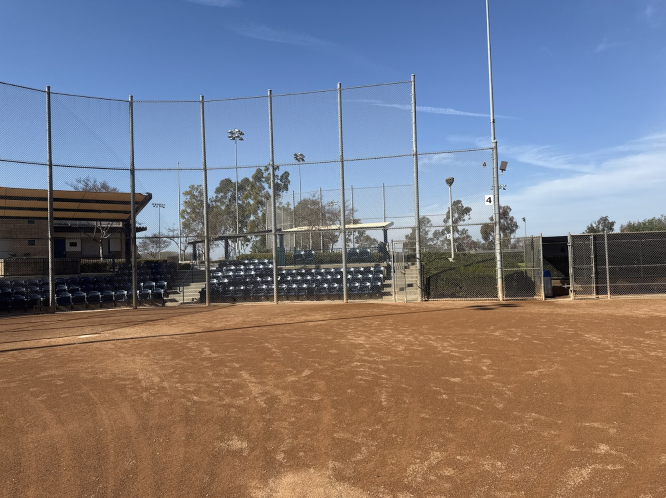
#> input picture images/test3.png, 1332 x 996 px (shown at 1/2 size)
$ jupyter execute --allow-errors blob_detection_2.ipynb   (shell and % lines are left out)
#> lines starting #> are read from the running program, lines starting #| are printed output that depends on the picture; after the words box and inside, x2 and y2 are one past the last pixel; in counts of white or black regions, pixels touching at a corner belong together
[cell 1]

import cv2
import numpy as np
import matplotlib.pyplot as plt

import sys

[cell 2]
import cv2
import numpy as np

# [107 lines left out: functions custom_home_plate_find, find_home_plate, verify_home_plate, custom_process_light_index_hsv_value_baseball, not called in this run]

[cell 3]
def find_home_plate(mat_bgr, hsv_value):
    b2k_image = False
    min_area = 300

    print(f"Image Width {mat_bgr.shape[1]} Height {mat_bgr.shape[0]}")

    if mat_bgr.shape[1] < 2600:
        mat_bgr = cv2.resize(mat_bgr, None, fx=2, fy=2, interpolation=cv2.INTER_LINEAR)

    if mat_bgr.shape[1] < 2600:
        b2k_image = True
        min_area //= 2

    hsv_frame = cv2.cvtColor(mat_bgr, cv2.COLOR_BGR2HSV)
    lower_bound = np.array([0, 25, hsv_value])
    upper_bound = np.array([30, 70, 255])

    hsv_frame = cv2.inRange(hsv_frame, lower_bound, upper_bound)
    kernel = cv2.getStructuringElement(cv2.MORPH_RECT, (2, 2))
    hsv_frame = cv2.morphologyEx(hsv_frame, cv2.MORPH_OPEN, kernel)
    hsv_frame = cv2.morphologyEx(hsv_frame, cv2.MORPH_DILATE, kernel)
    hsv_frame = cv2.bitwise_not(hsv_frame)

    resize_image = cv2.resize(hsv_frame, None, fx=0.5, fy=0.5)
    im_rgb = cv2.cvtColor(resize_image, cv2.COLOR_BGR2RGB)
    plt.imshow(im_rgb)

    plt.axis('off')  # Hide axes
    plt.show()
    # cv2.waitKey(0)
    # cv2.destroyAllWindows()

    params = cv2.SimpleBlobDetector_Params()
    params.maxArea = 1200
    params.minThreshold = 254
    params.maxThreshold = 255
    params.minRepeatability = 1
    params.filterByArea = True
    params.minArea = min_area
    params.filterByCircularity = True
    params.minCircularity = 0.15
    params.maxCircularity = 0.40
    params.filterByConvexity = True
    params.minConvexity = 0.85
    params.maxConvexity = 1.0
    params.filterByInertia = False

    detector = cv2.SimpleBlobDetector_create(params)
    keypoints = detector.detect(hsv_frame)

    print(f"Keypoints found {len(keypoints)}")
    keypoint_list = [kp for kp in keypoints if verify_home_plate(hsv_frame, kp)]

    for key in keypoint_list:
        print(f"Keypoint found size {key.size} x {key.pt[0]} y {key.pt[1]} angle {key.angle}")

    image_with_keypoints = cv2.drawKeypoints(mat_bgr, keypoints, None, (0, 0, 255), cv2.DRAW_MATCHES_FLAGS_DRAW_RICH_KEYPOINTS)
    image_with_keypoints = cv2.resize(image_with_keypoints, None, fx=0.5, fy=0.5)
    im_rgb = cv2.cvtColor(image_with_keypoints, cv2.COLOR_BGR2RGB)
    plt.imshow(im_rgb)
    plt.axis('off')  # Hide axes
    plt.show()
    # cv2.waitKey(0)
    # cv2.destroyAllWindows()

def custom_process_light_index_hsv_value_baseball(mat_bgr):
    if mat_bgr.shape[1] < 2600:
        mat_bgr = cv2.resize(mat_bgr, None, fx=2, fy=2, interpolation=cv2.INTER_LINEAR)

    mat_bgr_roi = mat_bgr[1800:mat_bgr.shape[0], 800:1600]
    mat_hsv = cv2.cvtColor(mat_bgr_roi, cv2.COLOR_BGR2HSV)

    hist = cv2.calcHist([mat_hsv], [2], None, [256], [0, 256])
    hist = cv2.normalize(hist, hist, 1, 100, cv2.NORM_MINMAX)

    value_index = 200
    for i in range(256):
        if hist[i][0] >= 98:
            value_index = i
            break

    print(f"Index where value is 98: {value_index}")
    return value_index + 10

def verify_home_plate(image, key):
    gray = image.copy()
    blurred = cv2.GaussianBlur(gray, (5, 5), 0)
    edges = cv2.Canny(blurred, 50, 150)
    contours, _ = cv2.findContours(edges, cv2.RETR_EXTERNAL, cv2.CHAIN_APPROX_SIMPLE)

    for contour in contours:
        approx = cv2.approxPolyDP(contour, 0.02 * cv2.arcLength(contour, True), True)
        if len(approx) == 4:
            area = cv2.contourArea(contour)
            if area > 300:
                rect = cv2.boundingRect(approx)
                cv2.rectangle(image, (rect[0], rect[1]), (rect[0] + rect[2], rect[1] + rect[3]), (0, 255, 0), 4)
                print(f"Rectangle found, area {area}")
                if rect[2] > rect[3]:
                    print("*** Rectangle width > height")
    return True

[cell 4]
def find_home_plate_with_hsv_balancing(image_path):
    print(f"FileName {image_path}")

    mat_bgr = cv2.imread(image_path)

    if mat_bgr is None or mat_bgr.size == 0:
        print("NOT OPENED")
        return

    hsv_value = custom_process_light_index_hsv_value_baseball(mat_bgr)
    if hsv_value < 160:
        hsv_value = 160

    print(f"Calculated HSV Value: {hsv_value}")
    find_home_plate(mat_bgr, hsv_value)

def find_home_plate_with_hsv_balancing_from_mat(mat_bgr):
    if mat_bgr is None or mat_bgr.size == 0:
        print("NOT OPENED")
        return

    hsv_value = custom_process_light_index_hsv_value_baseball(mat_bgr)
    if hsv_value < 160:
        hsv_value = 160

    print(f"Calculated HSV Value: {hsv_value}")
    find_home_plate(mat_bgr, hsv_value)

[cell 5]
find_home_plate_with_hsv_balancing('../images/test0.jpg')

[cell 6]
find_home_plate_with_hsv_balancing('../images/test3.png')
#> call 2 of find_home_plate_with_hsv_balancing, with image_path = '../images/test3.png'
#> in find_home_plate_with_hsv_balancing, mat_bgr is the input picture: shape (996, 1332, 3); mean B, G, R 126.6, 121.3, 125.7
#> in custom_process_light_index_hsv_value_baseball, `mat_bgr_roi = mat_bgr[1800:mat_bgr.shape[0], 800:1600]`:
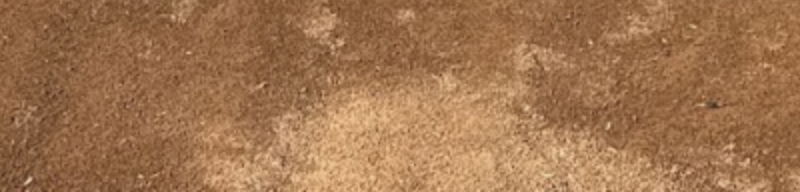
#> mat_bgr_roi: shape (192, 800, 3); mean of channels 0, 1, 2 79.8, 116.7, 160.5; drawn as B, G, R
#> in custom_process_light_index_hsv_value_baseball, `hist = cv2.calcHist([mat_hsv], [2], None, [256], [0, 256])`: hist = 256 values, max 3359 at index 148, min 0 at index 0, mean 600
#> in custom_process_light_index_hsv_value_baseball, `hist = cv2.normalize(hist, hist, 1, 100, cv2.NORM_MINMAX)`: hist = 256 values, max 100 at index 148, min 1 at index 0, mean 18.68
#> in find_home_plate_with_hsv_balancing (call 2), `hsv_value = custom_process_light_index_hsv_value_baseball(mat_bgr)`: hsv_value = 157
#| Image Width 1332 Height 996
#> in find_home_plate, `hsv_frame = cv2.bitwise_not(hsv_frame)`:
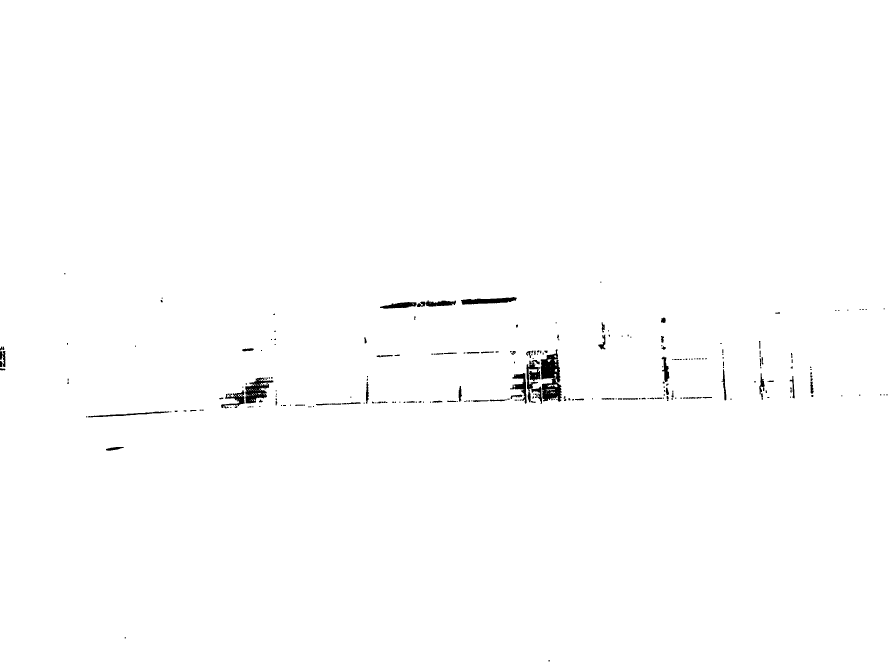
#> hsv_frame: shape (1992, 2664) (shown at 1/3 size); 99.4% white; 268 black regions (134 under 20 px), largest, box (x1, y1, x2, y2) and area: (1622, 1048, 1685, 1205) 6138, (736, 1133, 820, 1210) 3264, (1383, 891, 1550, 914) 2246
#> in find_home_plate, `keypoints = detector.detect(hsv_frame)`: keypoints = 2 keypoints; (x, y, size): (1101, 1179, 34.3), (342, 1346, 29.7)
#| Keypoints found 2
#> in verify_home_plate, `edges = cv2.Canny(blurred, 50, 150)`:
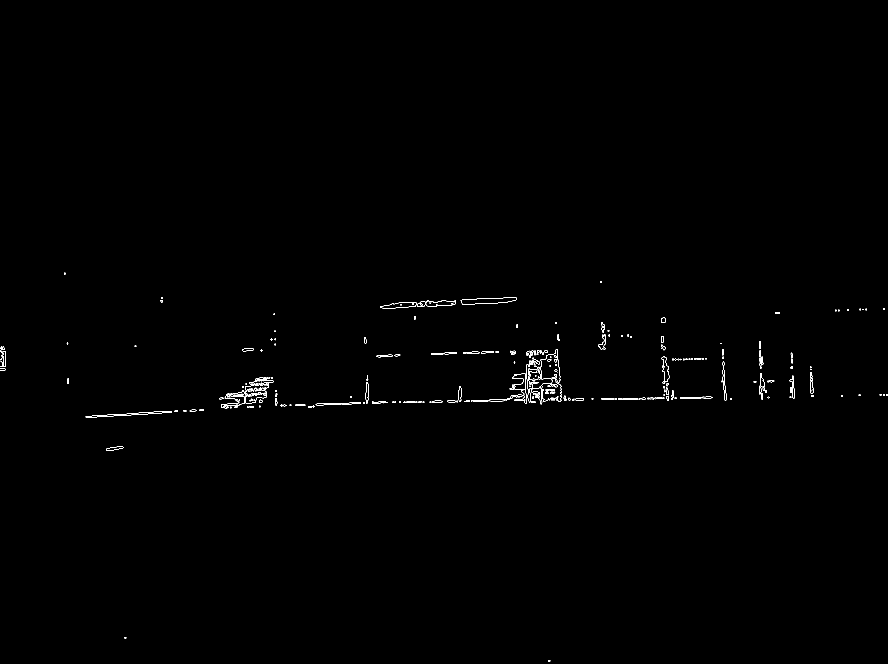
#> edges: shape (1992, 2664) (shown at 1/3 size); 0.25% white in thin lines or dots, all inside (x1, y1, x2, y2) = (0, 818, 2664, 1985)
#> in verify_home_plate, `contours, _ = cv2.findContours(edges, cv2.RETR_EXTERNAL, cv2.CHAIN_APP..`: contours = 243 contours, 135 with area under 20; largest, box (x1, y1, x2, y2) and area: (1579, 1048, 1685, 1213) 7656, (1382, 891, 1550, 914) 2233, (1529, 1119, 1580, 1211) 1607, (1251, 900, 1368, 921) 1408, (1140, 906, 1250, 926) 1311
#> the loop in verify_home_plate, `for contour in contours:` made 243 passes
#> (area, rect) on passes 123, 237, 241: (368, (1098, 1146, 8, 65)), (1311, (1140, 909, 110, 15)), (2233, (1382, 893, 168, 21))
#> (printed output is left out)
#> after the loop in verify_home_plate, `for contour in contours:`:
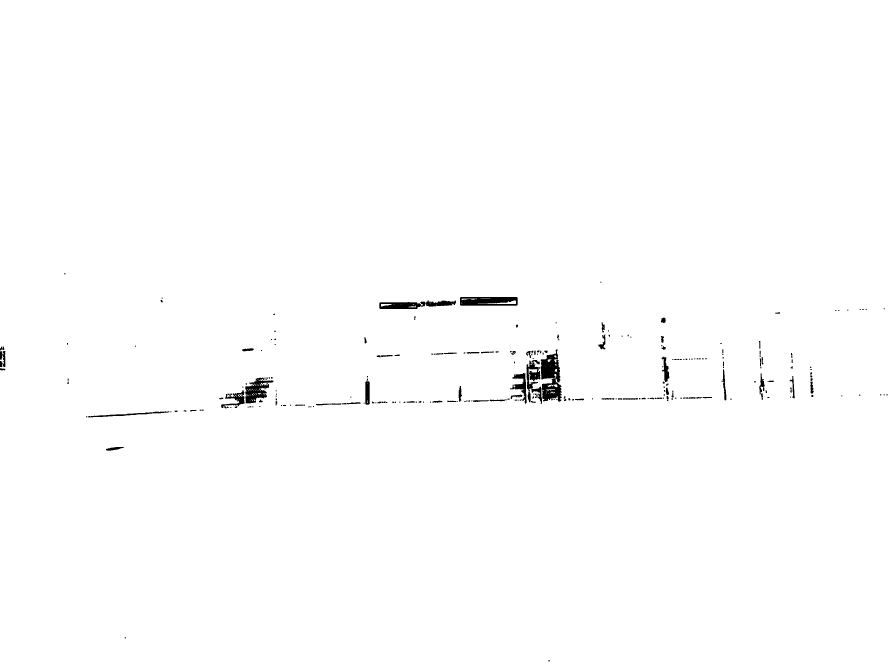
#> image: shape (1992, 2664) (shown at 1/3 size); 99.3% white; 267 black regions (134 under 20 px), largest, box (x1, y1, x2, y2) and area: (1622, 1048, 1685, 1205) 6138, (1380, 891, 1553, 917) 3930, (736, 1133, 820, 1210) 3264
#> in verify_home_plate (call 2), `contours, _ = cv2.findContours(edges, cv2.RETR_EXTERNAL, cv2.CHAIN_APP..`: contours = 242 contours, 135 with area under 20; largest, box (x1, y1, x2, y2) and area: (1579, 1048, 1685, 1213) 7656, (1379, 890, 1553, 917) 4477, (1137, 900, 1368, 927) 3691, (1529, 1119, 1580, 1211) 1607, (257, 1233, 515, 1253) 1080
#> the loop in verify_home_plate (call 2), `for contour in contours:` made 242 passes
#> (approx, area) on passes 21, 52: ([[1082, 1208], [1025, 1210], [1038, 1213], [1078, 1211]], 206.5), ([[1869, 1195], [1869, 1198], [1915, 1198], [1912, 1194]], 173.5)
#> (printed output is left out)
#> in find_home_plate, `keypoint_list = [kp for kp in keypoints if verify_home_plate(hsv_frame..`: keypoint_list has the same summary as keypoints
#> the loop in find_home_plate, `for key in keypoint_list:` made 2 passes
#> key on passes 1 to 2: keypoint at (342.2, 1345.6), size 29.7, keypoint at (1101.2, 1178.8), size 34.3
#> (printed output is left out)

[cell 7]
find_home_plate_with_hsv_balancing('../images/test4.png')
#> call 3 of find_home_plate_with_hsv_balancing, with image_path = '../images/test4.png'
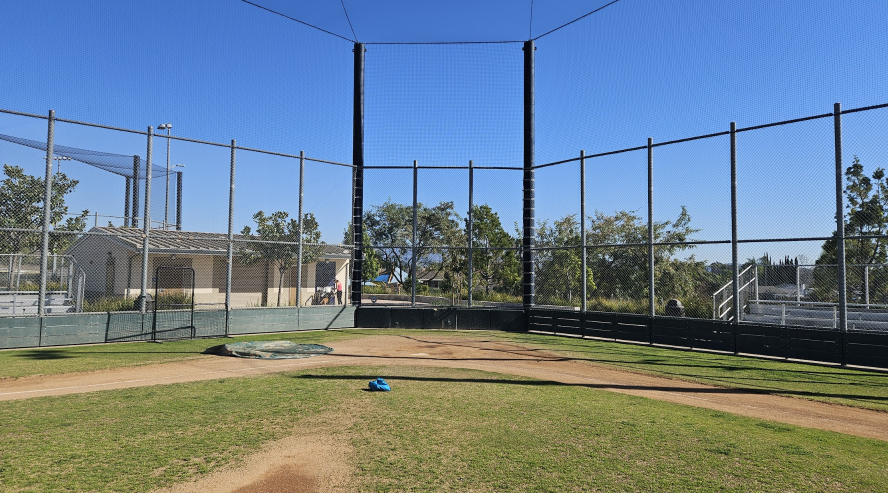
#> input picture images/test4.png, 1776 x 986 px (shown at 1/2 size)
#> in find_home_plate_with_hsv_balancing, mat_bgr is the input picture: shape (986, 1776, 3); mean B, G, R 142.6, 128, 108.9
#> in custom_process_light_index_hsv_value_baseball (call 2), `mat_bgr_roi = mat_bgr[1800:mat_bgr.shape[0], 800:1600]`:
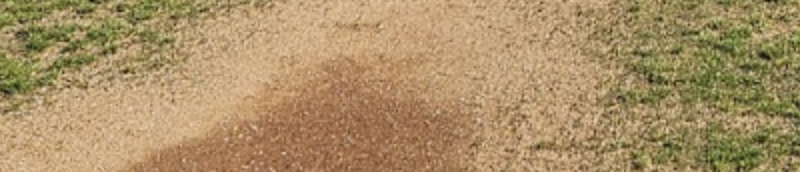
#> mat_bgr_roi: shape (172, 800, 3); mean of channels 0, 1, 2 102.5, 143.9, 170.2; drawn as B, G, R
#> in custom_process_light_index_hsv_value_baseball (call 2), `hist = cv2.calcHist([mat_hsv], [2], None, [256], [0, 256])`: hist = 256 values, max 2001 at index 201, min 0 at index 0, mean 537.5
#> in custom_process_light_index_hsv_value_baseball (call 2), `hist = cv2.normalize(hist, hist, 1, 100, cv2.NORM_MINMAX)`: hist = 256 values, max 100 at index 201, min 1 at index 0, mean 27.59
#> in find_home_plate_with_hsv_balancing (call 3), `hsv_value = custom_process_light_index_hsv_value_baseball(mat_bgr)`: hsv_value = 210
#| Calculated HSV Value: 210
#> call 2 of find_home_plate, with hsv_value = 210
#| Image Width 1776 Height 986
#> in find_home_plate (call 2), `lower_bound = np.array([0, 25, hsv_value])`: lower_bound = [0, 25, 210]
#> in find_home_plate (call 2), `kernel = cv2.getStructuringElement(cv2.MORPH_RECT, (2, 2))`: kernel = [[1, 1], [1, 1]]
#> in find_home_plate (call 2), `hsv_frame = cv2.bitwise_not(hsv_frame)`:
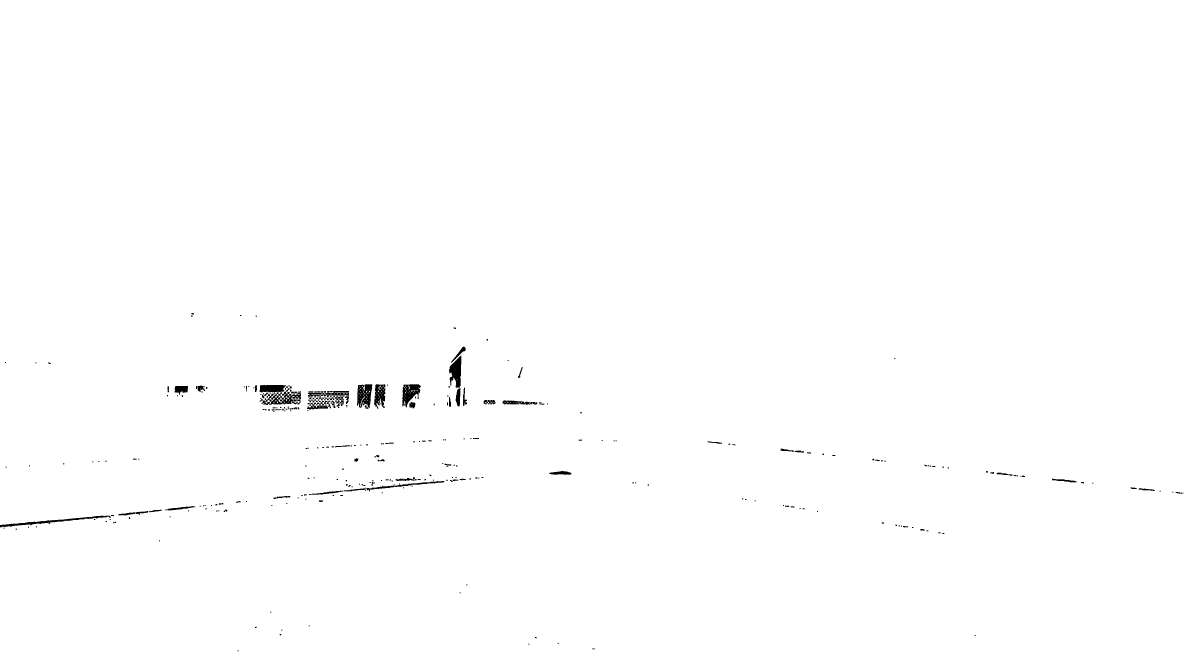
#> hsv_frame: shape (1972, 3552) (shown at 1/3 size); 99.5% white; 404 black regions (227 under 20 px), largest, box (x1, y1, x2, y2) and area: (1071, 1153, 1117, 1224) 2310, (1347, 1067, 1384, 1164) 2239, (1207, 1153, 1262, 1222) 2190
#> in find_home_plate (call 2), `keypoints = detector.detect(hsv_frame)`: keypoints = 5 keypoints; (x, y, size): (1546, 1208, 47.5), (540, 1525, 42.3), (1682, 1419, 35.6), (381, 1542, 28.2), (1468, 1206, 19.9)
#| Keypoints found 5
#> in verify_home_plate (call 3), `edges = cv2.Canny(blurred, 50, 150)`:
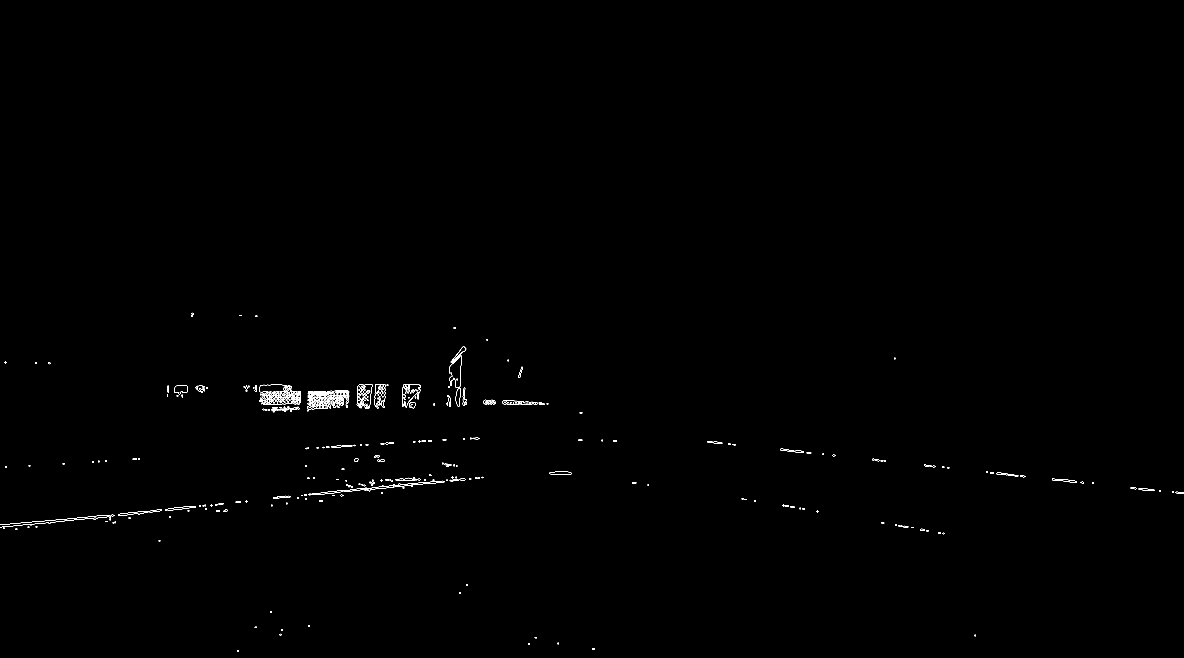
#> edges: shape (1972, 3552) (shown at 1/3 size); 0.22% white in thin lines or dots, all inside (x1, y1, x2, y2) = (0, 938, 3552, 1955)
#> in verify_home_plate (call 3), `contours, _ = cv2.findContours(edges, cv2.RETR_EXTERNAL, cv2.CHAIN_APP..`: contours = 360 contours, 243 with area under 20; largest, box (x1, y1, x2, y2) and area: (778, 1154, 903, 1215) 4992, (1206, 1152, 1262, 1222) 2406, (1347, 1066, 1385, 1219) 2236, (1096, 1442, 1333, 1475) 1161, (1507, 1201, 1612, 1215) 860
#> the loop in verify_home_plate (call 3), `for contour in contours:` made 360 passes
#> (approx, area) on pass 59: ([[669, 1509], [656, 1510], [656, 1513], [669, 1512]], 40)
#> (printed output is left out)
#> in verify_home_plate (call 4), `contours, _ = cv2.findContours(edges, cv2.RETR_EXTERNAL, cv2.CHAIN_APP..`: contours = 360 contours, 243 with area under 20; largest, box (x1, y1, x2, y2) and area: (778, 1154, 903, 1215) 4992, (1206, 1152, 1262, 1222) 2406, (1347, 1066, 1385, 1219) 2236, (3153, 1433, 3234, 1450) 1259, (1096, 1442, 1333, 1475) 1161
#> in find_home_plate (call 2), `keypoint_list = [kp for kp in keypoints if verify_home_plate(hsv_frame..`: keypoint_list has the same summary as keypoints
#> the loop in find_home_plate (call 2), `for key in keypoint_list:` made 5 passes
#> key on passes 1 to 5: keypoint at (380.7, 1541.5), size 28.2, keypoint at (539.9, 1524.5), size 42.3, keypoint at (1682.1, 1418.9), size 35.6, keypoint at (1545.8, 1207.6), size 47.5, keypoint at (1468.1, 1205.8), size 19.9
#> (printed output is left out)

# White Balancing
Using histogram-based white balancing

[cell 8]
def white_balance_histogram(image):
    b, g, r = cv2.split(image)

    b = cv2.equalizeHist(b)
    g = cv2.equalizeHist(g)
    r = cv2.equalizeHist(r)

    balanced_image = cv2.merge([b, g, r])
    return balanced_image


def white_balance_white_patch(image):
    image = image.astype(np.float32)

    b, g, r = cv2.split(image)

    max_b, max_g, max_r = np.max(b), np.max(g), np.max(r)
    print(f"Max values - B: {max_b}, G: {max_g}, R: {max_r}")

    b = b * (255.0 / max_b)
    g = g * (255.0 / max_g)
    r = r * (255.0 / max_r)

    balanced_image = cv2.merge([b, g, r])
    balanced_image = np.clip(balanced_image, 0, 255).astype(np.uint8)

    return balanced_image

[cell 9]
def show_image(im):
    im_rgb = cv2.cvtColor(im, cv2.COLOR_BGR2RGB)
    plt.imshow(im_rgb)
    plt.axis('off')  # Hide axes
    plt.show()

[cell 10]
im = cv2.imread('../images/test10.png')
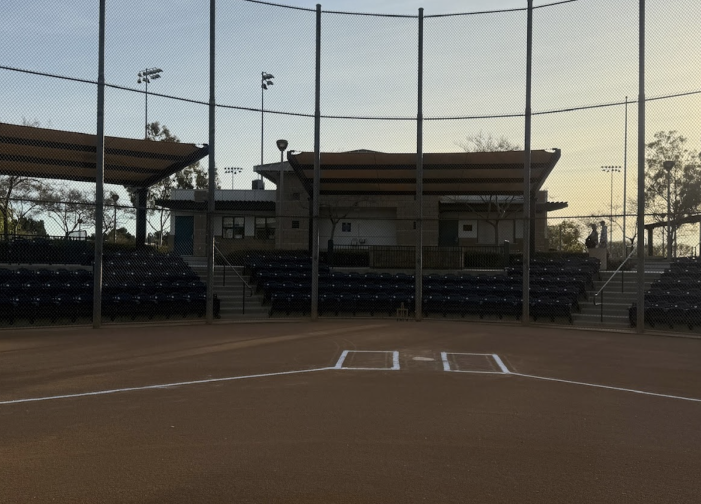
#> input picture images/test10.png, 1402 x 1008 px (shown at 1/2 size)
#> im is the input picture: shape (1008, 1402, 3); mean B, G, R 88.4, 94.8, 98.1
show_image(im)

white_balanced_image = white_balance_histogram(im)
#> in white_balance_histogram, `balanced_image = cv2.merge([b, g, r])`:
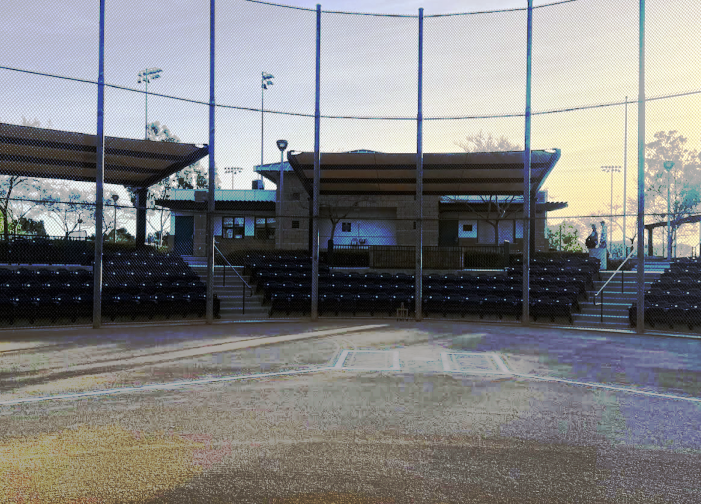
#> balanced_image: shape (1008, 1402, 3) (shown at 1/2 size); mean B, G, R 129.3, 128.9, 128.7
show_image(white_balanced_image)

white_balanced_from_patch = white_balance_white_patch(im)
#> in white_balance_white_patch, `max_b, max_g, max_r = np.max(b), np.max(g), np.max(r)`: max_b = 244; max_g = 251; max_r = 254
#| Max values - B: 244.0, G: 251.0, R: 254.0
show_image(white_balanced_from_patch)

[cell 11]
find_home_plate_with_hsv_balancing_from_mat(white_balanced_from_patch)
#> in find_home_plate_with_hsv_balancing_from_mat, `hsv_value = custom_process_light_index_hsv_value_baseball(mat_bgr)`: hsv_value = 82
#| Image Width 1402 Height 1008
#| Keypoints found 0
